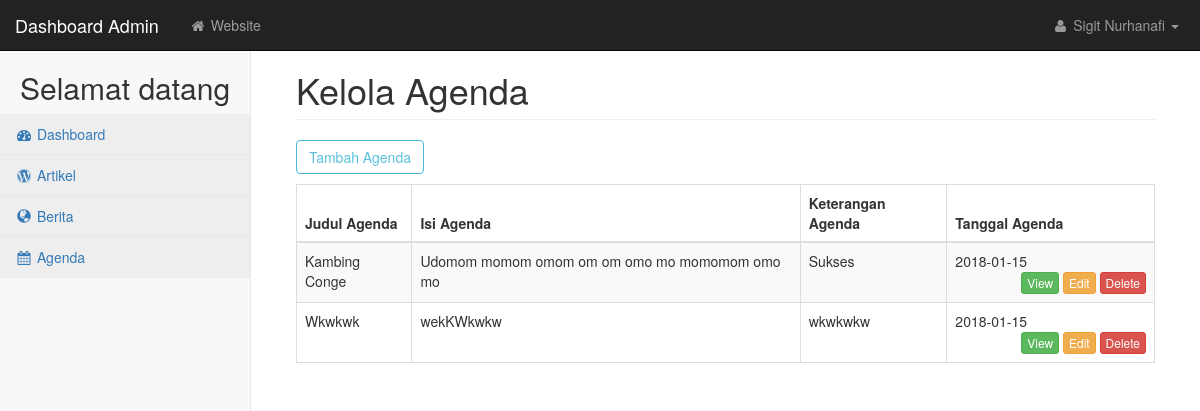
The page /admin/agenda.php (signed in) on the database its author committed.
### tables this page shows
CREATE TABLE `agenda` (
  `no_agenda` int(11) NOT NULL,
  `judul_agenda` text NOT NULL,
  `isi_agenda` text NOT NULL,
  `tanggal_agenda` date NOT NULL,
  `keterangan` text NOT NULL,
  `url` text
);

### admin/__php_function/__db_select_multi.php (called while the page is built)
<?php
function select_multi($tableName, $pdoObject)
{
    $sql = "SELECT * FROM ".$tableName;
    $stmt = $pdoObject->prepare($sql);
    $stmt->execute();
    return $stmt->fetchAll();
}

### admin/__php_function/__str_limit.php (called while the page is built)
<?php
function limit_words($string, $word_limit)
{
    $words = explode(" ", $string);
    return implode(" ", array_splice($words, 0, $word_limit));
}

### admin/agenda.php (the view, shortened to what this page needs)
<?php
require(getcwd().'/admin/__php_function/__str_limit.php');
require(getcwd().'/admin/__php_function/__db_select_multi.php');
require('database.php');
$dataAgenda = select_multi('agenda', $conn);
$page_name = 'Kelola Agenda';
?>
<!DOCTYPE html>
<html lang="en">
<head>
    <link href="<?=__base_url?>admin/css/bootstrap.min.css" rel="stylesheet">
    <link href="<?=__base_url?>admin/css/metisMenu.min.css" rel="stylesheet">
    <link href="<?=__base_url?>admin/css/timeline.css" rel="stylesheet">
    <link href="<?=__base_url?>admin/css/startmin.css" rel="stylesheet">
    <link href="<?=__base_url?>admin/css/morris.css" rel="stylesheet">
    <link href="<?=__base_url?>admin/css/font-awesome.min.css" rel="stylesheet" type="text/css">
</head>
<body>
<div id="wrapper">
    <?php require(getcwd().'/admin/navigation.php'); ?>
    <div id="page-wrapper">
        <div class="container-fluid">
            <div class="row">
                <div class="col-lg-12">
                    <h1 class="page-header"><?=$page_name?></h1>
                </div>
            </div>
            <div class="row">
              <div class="col-md-12">
                <div class="row">
                  <div class="col-md-12">
                    <a href="<?=__base_url?>admin/agenda/create" class="btn btn-outline btn-info" style="margin-bottom:10px;"> Tambah Agenda</a>
                    <div class="table-responsive">
                      <table class="table table-striped table-bordered table-hover">
                          <thead>
                            <tr>
                                <th>Judul Agenda</th>
                                <th>Isi Agenda</th>
                                <th>Keterangan Agenda</th>
                                <th>Tanggal Agenda</th>
                            </tr>
                          </thead>
                          <tbody>
                            <?php foreach ($dataAgenda as $row): ?>
                            <tr>
                                <td><?= $row['judul_agenda'] ?></td>
                                <td><?= limit_words($row['isi_agenda'], 10)?></td>
                                <td><?= $row['keterangan'] ?></td>
                                <td> <?= $row['tanggal_agenda'] ?>
                                  <span class="pull-right">
                                    <a href="#" class="btn btn-success btn-xs">View</a>
                                    <a href="#" class="btn btn-warning btn-xs">Edit</a>
                                    <a href="#" class="btn btn-danger btn-xs">Delete</a>
                                  </span>
                                </td>
                            </tr>
                            <?php endforeach; ?>
                          </tbody>
                      </table>
                    </div>
                  </div>
                </div>
              </div>
            </div>
        </div>
    </div>
</div>
</body>
</html>

### admin/navigation.php (shortened to what this page needs)
<nav class="navbar navbar-inverse navbar-fixed-top" role="navigation">
    <div class="navbar-header">
        <a class="navbar-brand" href="../admin/#">Dashboard Admin</a>
    </div>
    <ul class="nav navbar-nav navbar-left navbar-top-links">
        <li><a href="<?=__base_url?>"><i class="fa fa-home fa-fw"></i> Website</a></li>
    </ul>
    <ul class="nav navbar-right navbar-top-links">
        <li class="dropdown">
            <a class="dropdown-toggle" data-toggle="dropdown" href="../admin/#">
                <i class="fa fa-user fa-fw"></i> <?=$_SESSION['data_admin']['nama_admin']?> <b class="caret"></b>
            </a>
        </li>
    </ul>
    <div class="navbar-default sidebar" role="navigation">
        <div class="sidebar-nav navbar-collapse">
            <ul class="nav" id="side-menu">
                <h2 style="margin-left:20px;">Selamat datang </h2>
                <li>
                    <a href=" <?=__base_url?>admin/" class="active"><i class="fa fa-dashboard fa-fw"></i> Dashboard</a>
                </li>
                <li>
                    <a href=" <?=__base_url?>admin/artikel/" class="active"><i class="fa fa-wordpress fa-fw"></i> Artikel</a>
                </li>
                <li>
                    <a href=" <?=__base_url?>admin/berita/" class="active"><i class="glyphicon glyphicon-globe fa-fw"></i> Berita</a>
                </li>
                <li>
                    <a href=" <?=__base_url?>admin/agenda/" class="active"><i class="fa fa-calendar fa-fw"></i> Agenda</a>
                </li>
            </ul>
        </div>
    </div>
</nav>

### admin/css/startmin.css (style rules this page uses)
body { background-color: #f8f8f8; }
#wrapper { width: 100%; }
#page-wrapper { padding: 30px 15px 0 15px; min-height: 568px; background-color: #fff; }
@media (min-width:768px) { #page-wrapper { position: inherit; margin-left: 250px; padding: 30px 30px 0 30px; border-left: 1px solid #e7e7e7; } }
.navbar-header { float: left; }
.navbar-left { float: left; }
.navbar-right { text-align: right; }
.navbar-top-links { margin: 0; }
.navbar-top-links li { display: inline-block; }
.navbar-top-links li:last-child { margin-right: 6px; }
.navbar-top-links li a { padding: 15px; min-height: 50px; }
.navbar-top-links>li>a { color: #999; }
.sidebar .sidebar-nav.navbar-collapse { padding-right: 0; padding-left: 0; }
.sidebar ul li { border-bottom: 1px solid #e7e7e7; }
.sidebar ul li a.active { background-color: #eee; }
@media (min-width:768px) { .sidebar { z-index: 1; position: absolute; width: 250px; margin-top: 51px; } }
.btn-outline { color: inherit; background-color: transparent; transition: all .5s; }
.btn-info.btn-outline { color: #5bc0de; }

### rows shown on the page
agenda: judul_agenda "Kambing Conge", isi_agenda "Udomom momom omom om om omo mo momomom omo mo", keterangan "Sukses", tanggal_agenda "2018-01-15"
agenda: judul_agenda "Wkwkwk", isi_agenda "wekKWkwkw", keterangan "wkwkwkw", tanggal_agenda "2018-01-15"

### other values the page prints
$_SESSION['data_admin']['nama_admin'] "Sigit Nurhanafi"
$page_name "Kelola Agenda"
